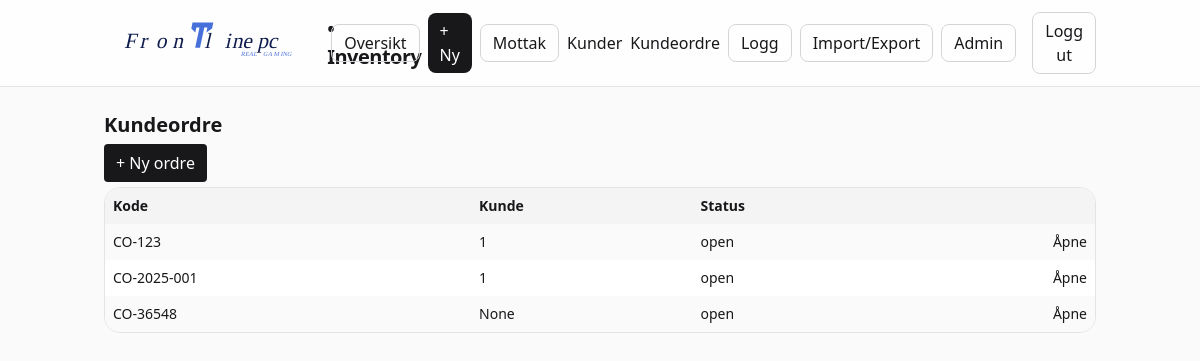
/co (signed in), run on the app's committed database.
### frontline_inventory_web/app/models.py (models this page shows)
class CustomerOrder(Base):
    __tablename__ = "customer_orders"
    id = Column(Integer, primary_key=True)
    code = Column(String(120), unique=True, nullable=False)
    customer_id = Column(Integer, ForeignKey("customers.id"), nullable=True)
    status = Column(String(20), default="open")
    notes = Column(String(500), default="")
    created_at = Column(DateTime)
    customer = relationship("Customer")
    lines = relationship("CustomerOrderLine", back_populates="co", cascade="all, delete-orphan")

### frontline_inventory_web/app/main.py (the view)
@app.get("/co")
def co_list(request: Request, db: Session = Depends(get_db), current_user=Depends(require_user)):
    rows = db.execute(select(CustomerOrder).order_by(CustomerOrder.created_at.desc())).scalars().all()
    return templates.TemplateResponse("co_list.html", {"request": request, "user": current_user, "rows": rows})

### frontline_inventory_web/app/templates/co_list.html (shortened to what this page needs)
{% extends "base.html" %}
{% block content %}
<h1 class="text-xl font-semibold mb-3">Kundeordre</h1>
<div class="mb-3"><a class="px-3 py-2 rounded bg-zinc-900 text-white" href="/co/new">+ Ny ordre</a></div>
<div class="rounded-2xl border border-zinc-200 bg-white overflow-hidden">
  <table class="w-full text-sm">
    <thead class="bg-zinc-100"><tr><th class="p-2 text-left">Kode</th><th class="p-2 text-left">Kunde</th><th class="p-2 text-left">Status</th><th class="p-2"></th></tr></thead>
    <tbody>
      {% for co in rows %}
      <tr class="odd:bg-zinc-50">
        <td class="p-2">{{ co.code }}</td>
        <td class="p-2">{{ co.customer_id }}</td>
        <td class="p-2">{{ co.status }}</td>
        <td class="p-2 text-right"><a class="text-zinc-900 hover:underline" href="/co/{{ co.id }}">Åpne</a></td>
      </tr>
      {% endfor %}
    </tbody>
  </table>
</div>
{% endblock %}

### data on the page
CustomerOrder: code "CO-123", customer_id "1", status "open"
CustomerOrder: code "CO-2025-001", customer_id "1", status "open"
CustomerOrder: code "CO-36548", customer_id "None", status "open"
